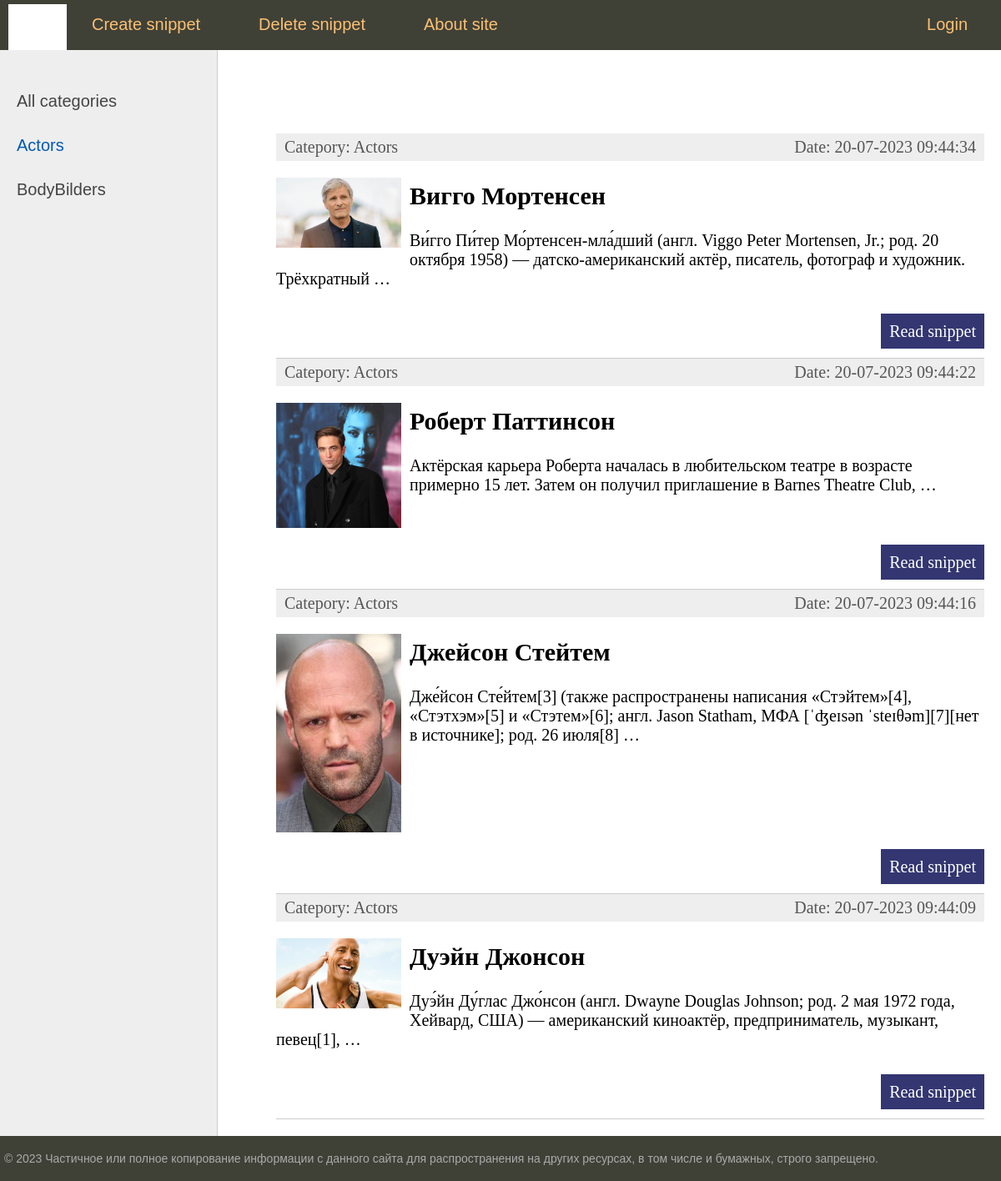
Page /category/1/ on the committed database.
### todolist/models.py (models this page shows, shortened)
class Category(models.Model):
    name = models.CharField(max_length=100, db_index=True)
    def __str__(self):
        return self.name
    def get_absolute_url(self):
        return reverse('category', kwargs={'cat_id': self.pk})
    class Meta:
        verbose_name = "Categories"
        verbose_name_plural = "Categories"
        ordering = ['id', 'name']

class toDoList(models.Model):
    title = models.CharField(max_length=255, verbose_name="Header")
    content = models.TextField(blank=True, verbose_name="Content")
    photo = models.ImageField(upload_to="photos/%Y/%m/%d/", verbose_name="Photo")
    time_create = models.DateTimeField(auto_now_add=True, verbose_name="Time of creation")
    time_update = models.DateTimeField(auto_now=True, verbose_name="Update time")
    is_published = models.BooleanField(default=True, verbose_name="On portal")
    cat = models.ForeignKey('Category', on_delete=models.PROTECT, null= True)
    def get_absolute_url(self):
        return reverse('post', kwargs={'post_id': self.pk})
    class Meta:
        verbose_name = "Well know actors"
        verbose_name_plural = "Well know actors"
        ordering = ['time_create', 'title']

### todolist/views.py (the view)
# urls.py: path('category/<int:cat_id>/', show_category, name='category')
def show_category(request, cat_id):
    post = toDoList.objects.filter(cat_id = cat_id)
    cats = Category.objects.all()
    if len(post) ==0:
        raise Http404()
    context = {'post': post,
               'menu': menu,
               'cats': cats,
               'title': "Section display",
               'cat_selected': cat_id,
               }
    return render(request, 'todolist/index.html', context=context)

### todolist/templates/todolist/index.html (shortened to what this page needs)
{% extends 'todolist/base.html' %}
{% block content %}
<ul class="list-articles">
{% for p in post %}
    <li>
        <div class="article-panel">
            <p class="first">Catepory: {{p.cat}}</p>
            <p class="last">Date: {{p.time_update| date:'d-m-Y H:i:s' }} </p>
        </div>
{% if p.photo %}
	<p><img class="img-article-left thumb" src="{{p.photo.url}}"></p>
{% endif %}
        <h2>{{p.title}}</h2>
    {% autoescape on %}
    {{ p.content| linebreaks |truncatewords:20 }}
    {% endautoescape %}
    <p class="link-read-post"><a href="{{ p.get_absolute_url }}">Read snippet</a></p>
    </li>
 {% endfor %}
</ul>
{% endblock %}

### todolist/templates/todolist/base.html (shortened to what this page needs)
{% load static %}
<!DOCTYPE html>
<html lang="en">
<head>
    <link rel="stylesheet" href="{% static 'todolist/css/styles.css' %}" type="text/css">
</head>
<body>
<table class="table-page" border="0" cellpadding="0" cellspacing="0">
    <tr><td valign="top">
{% block mainmenu%}
        <div class="header">
            <ul id="mainmenu" class="mainmenu">
                <li class="logo"><a href="{% url 'home' %}"><div class="logo"></div></a></li>
{% for m in menu %}
        {% if not forloop.last %}
            <li><a href="{% url m.url_name %}">{{m.title}}</a></li>
            {% else %}
            <li class="last"><a href="{% url m.url_name %}">{{m.title}}</a></li>
    {% endif %}
        {% endfor %}
        </ul>
            </div>
{% endblock mainmenu%}
<table class="table-content" border="0" cellspacing="0" cellpadding="0">
<tr>
	<td valign="top" class="left-chapters">
	<ul id="leftchapters">
        {%if cat_selected == 0 %}
		<li class="selected">All categories</li>
        {% else %}
		<li><a href="{% url 'home' %}">All categories</a></li>
        {% endif %}
        {%for c in cats%}
            {% if c.pk == cat_selected %}
            <li class="selected">{{c.name}}</li>
            {% else %}
            <li><a href="{{c.get_absolute_url}}">{{c.name}}</a></li>
        {% endif%}
        {% endfor %}
	</ul>
</td>
<td valign="top" class="content">
	<div class="content-text">
{% block content %}
{% endblock %}
	</div>
</td></tr></table>
</td></tr>
<tr><td valign=top>
	<div id="footer">
		<p>&copy; 2023 Частичное или полное копирование информации с данного сайта для распространения на других ресурсах, в том числе и бумажных, строго запрещено.</p>
	</div>
</td></tr></table>
</body>
</html>

### todolist/static/todolist/css/styles.css (style rules this page uses)
html, body { font-family: 'Arial'; margin: 0; padding: 0; height: 100%; width: 100%; color: #444; }
a { color: #0059b2; text-decoration: none; }
img { max-width: 600px; height: auto; }
img.img-article-left { max-width: 300px; height: auto; float: left; padding: 0 10px 10px 0; }
img.img-article-left.thumb { max-width: 150px; height: auto; }
p.link-read-post { text-align: right; }
p.link-read-post a { padding: 10px; min-width: 100px; background: #333671; color: #fff; text-decoration: none; }
div.article-panel { background: #eee; padding: 5px 10px 5px 10px; box-sizing: border-box; overflow: hidden; color: #555; }
div.article-panel p.first { margin: 0; float: left; }
div.article-panel p.last { margin: 0; float: right; }
ul.list-articles { list-style: none; margin: 0; padding: 0; }
ul.list-articles li { border-bottom: 1px solid #ccc; }
.table-page { width: 100%; height: 100%; vertical-align: top; }
.table-page tr { height: 100%; }
.header { background: #3F4137; height: 60px; }
.logo { background: url('../images/logo.jpg') no-repeat 10px 5px; width: 80px; height: 60px; }
ul.mainmenu { list-style: none; margin: 0; padding: 0; height: 60px; color: #fdc073; font-size: 20px; overflow: hidden; }
ul.mainmenu li { float: left; margin: 18px 40px 0 30px; }
ul.mainmenu li.logo { margin: 0; }
ul.mainmenu li.last { float: right; }
ul.mainmenu li a { color: #fdc073; text-decoration: none; }
.table-content { width: 100%; min-height: 100%; height: 100%; }
.left-chapters { margin: 0; background: #eee; border-right: 1px solid #ccc; min-height: 100%; }
.left-chapters ul { width: 230px; min-height: 100%; margin: 0; padding: 20px 10px 10px 20px; list-style: none; font-size: 20px; }
.left-chapters ul li { margin: 30px 0 0 0; color: #999; }
.left-chapters ul li.selected { color: #0059b2; }
.left-chapters ul li a { color: #444; text-decoration: none; }
.content { padding: 40px 20px 20px 40px; width: 100%; box-sizing: border-box; }
.content-text { margin: 60px 0 0 30px; color: #000; font-size: 20px; font-family: Yandex Sans Display Light; }
#footer { box-sizing: border-box; background: #3F4137; padding: 5px; color: #aaa; font-size: 14px; font-family: Verdana, Geneva, Arial, Helvetica; text-align: left; overflow: hidden; }

### rows in the picture
Category: name "Actors"
Category: name "BodyBilders"
toDoList: cat "Actors", time_update "20-07-2023 09:44:34", photo (picture), title "Вигго Мортенсен", content "Ви́гго Пи́тер Мо́ртенсен-мла́дший (англ. Viggo Peter Mortensen, Jr.; род. 20 октября 1958) — датско-американский актёр, писатель, фотограф и художник. Трёхкратный …"
toDoList: cat "Actors", time_update "20-07-2023 09:44:22", photo (picture), title "Роберт Паттинсон", content "Актёрская карьера Роберта началась в любительском театре в возрасте примерно 15 лет. Затем он получил приглашение в Barnes Theatre Club, …"
toDoList: cat "Actors", time_update "20-07-2023 09:44:16", photo (picture), title "Джейсон Стейтем", content "Дже́йсон Сте́йтем[3] (также распространены написания «Стэйтем»[4], «Стэтхэм»[5] и «Стэтем»[6]; англ. Jason Statham, МФА [ˈʤeɪsən ˈsteɪθəm][7][нет в источнике]; род. 26 июля[8] …"
toDoList: cat "Actors", time_update "20-07-2023 09:44:09", photo (picture), title "Дуэйн Джонсон", content "Дуэ́йн Ду́глас Джо́нсон (англ. Dwayne Douglas Johnson; род. 2 мая 1972 года, Хейвард, США) — американский киноактёр, предприниматель, музыкант, певец[1], …"

### other values in the picture
{{ m.title }} "Create snippet" "Delete snippet" "About site"
{{ m.title }} "Login"
